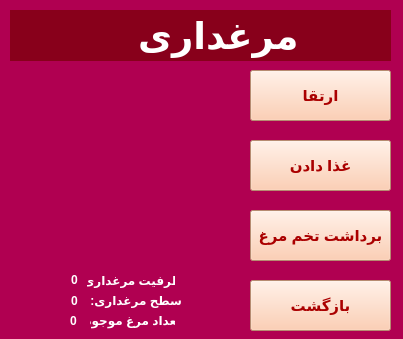
<?xml version="1.0" encoding="UTF-8"?>
<ui version="4.0">
 <class>ChickenHome</class>
 <widget class="QMainWindow" name="ChickenHome">
  <property name="geometry">
   <rect>
    <x>0</x>
    <y>0</y>
    <width>403</width>
    <height>339</height>
   </rect>
  </property>
  <property name="windowTitle">
   <string>مرغداری</string>
  </property>
  <property name="styleSheet">
   <string notr="true">background-color: rgb(176, 0, 81);</string>
  </property>
  <widget class="QWidget" name="centralwidget">
   <widget class="QLabel" name="label">
    <property name="geometry">
     <rect>
      <x>10</x>
      <y>70</y>
      <width>211</width>
      <height>191</height>
     </rect>
    </property>
    <property name="text">
     <string/>
    </property>
    <property name="pixmap">
     <pixmap resource="resource.qrc">:/new/prefix1/Icons/Chicken.jpg</pixmap>
    </property>
    <property name="scaledContents">
     <bool>true</bool>
    </property>
   </widget>
   <widget class="QPushButton" name="upgrade_btn">
    <property name="geometry">
     <rect>
      <x>250</x>
      <y>70</y>
      <width>141</width>
      <height>51</height>
     </rect>
    </property>
    <property name="font">
     <font>
      <pointsize>11</pointsize>
      <weight>75</weight>
      <bold>true</bold>
     </font>
    </property>
    <property name="cursor">
     <cursorShape>PointingHandCursor</cursorShape>
    </property>
    <property name="styleSheet">
     <string notr="true">background-color: rgb(255, 194, 158);
color: rgb(170, 0, 0);</string>
    </property>
    <property name="text">
     <string>ارتقا</string>
    </property>
   </widget>
   <widget class="QPushButton" name="feeding_btn">
    <property name="geometry">
     <rect>
      <x>250</x>
      <y>140</y>
      <width>141</width>
      <height>51</height>
     </rect>
    </property>
    <property name="font">
     <font>
      <pointsize>11</pointsize>
      <weight>75</weight>
      <bold>true</bold>
     </font>
    </property>
    <property name="cursor">
     <cursorShape>PointingHandCursor</cursorShape>
    </property>
    <property name="styleSheet">
     <string notr="true">background-color: rgb(255, 194, 158);
color: rgb(170, 0, 0);</string>
    </property>
    <property name="text">
     <string>غذا دادن</string>
    </property>
   </widget>
   <widget class="QPushButton" name="collect_btn">
    <property name="geometry">
     <rect>
      <x>250</x>
      <y>210</y>
      <width>141</width>
      <height>51</height>
     </rect>
    </property>
    <property name="font">
     <font>
      <pointsize>11</pointsize>
      <weight>75</weight>
      <bold>true</bold>
     </font>
    </property>
    <property name="cursor">
     <cursorShape>PointingHandCursor</cursorShape>
    </property>
    <property name="styleSheet">
     <string notr="true">background-color: rgb(255, 194, 158);
color: rgb(170, 0, 0);</string>
    </property>
    <property name="text">
     <string>برداشت تخم مرغ</string>
    </property>
   </widget>
   <widget class="QPushButton" name="back_btn">
    <property name="geometry">
     <rect>
      <x>250</x>
      <y>280</y>
      <width>141</width>
      <height>51</height>
     </rect>
    </property>
    <property name="font">
     <font>
      <pointsize>11</pointsize>
      <weight>75</weight>
      <bold>true</bold>
     </font>
    </property>
    <property name="cursor">
     <cursorShape>PointingHandCursor</cursorShape>
    </property>
    <property name="styleSheet">
     <string notr="true">background-color: rgb(255, 194, 158);
color: rgb(170, 0, 0);</string>
    </property>
    <property name="text">
     <string>بازگشت</string>
    </property>
   </widget>
   <widget class="QLabel" name="label_2">
    <property name="geometry">
     <rect>
      <x>84</x>
      <y>270</y>
      <width>91</width>
      <height>20</height>
     </rect>
    </property>
    <property name="font">
     <font>
      <weight>75</weight>
      <bold>true</bold>
     </font>
    </property>
    <property name="styleSheet">
     <string notr="true">color: rgb(255, 255, 255);</string>
    </property>
    <property name="text">
     <string>ظرفیت مرغداری: </string>
    </property>
    <property name="alignment">
     <set>Qt::AlignCenter</set>
    </property>
   </widget>
   <widget class="QLabel" name="label_3">
    <property name="geometry">
     <rect>
      <x>84</x>
      <y>290</y>
      <width>101</width>
      <height>20</height>
     </rect>
    </property>
    <property name="font">
     <font>
      <weight>75</weight>
      <bold>true</bold>
     </font>
    </property>
    <property name="styleSheet">
     <string notr="true">color: rgb(255, 255, 255);</string>
    </property>
    <property name="text">
     <string>سطح مرغداری: </string>
    </property>
    <property name="alignment">
     <set>Qt::AlignCenter</set>
    </property>
   </widget>
   <widget class="QLabel" name="label_4">
    <property name="geometry">
     <rect>
      <x>84</x>
      <y>310</y>
      <width>91</width>
      <height>20</height>
     </rect>
    </property>
    <property name="font">
     <font>
      <weight>75</weight>
      <bold>true</bold>
     </font>
    </property>
    <property name="styleSheet">
     <string notr="true">color: rgb(255, 255, 255);</string>
    </property>
    <property name="text">
     <string>تعداد مرغ موجود: </string>
    </property>
    <property name="alignment">
     <set>Qt::AlignCenter</set>
    </property>
   </widget>
   <widget class="QLabel" name="label_5">
    <property name="geometry">
     <rect>
      <x>10</x>
      <y>10</y>
      <width>381</width>
      <height>51</height>
     </rect>
    </property>
    <property name="font">
     <font>
      <pointsize>28</pointsize>
      <weight>75</weight>
      <italic>false</italic>
      <bold>true</bold>
      <underline>false</underline>
      <strikeout>false</strikeout>
      <kerning>true</kerning>
     </font>
    </property>
    <property name="autoFillBackground">
     <bool>false</bool>
    </property>
    <property name="styleSheet">
     <string notr="true">color: rgb(255, 255, 255);
background-color: rgb(136, 0, 27);</string>
    </property>
    <property name="text">
     <string>         مرغداری</string>
    </property>
   </widget>
   <widget class="QLabel" name="capacity_lbl">
    <property name="geometry">
     <rect>
      <x>71</x>
      <y>270</y>
      <width>16</width>
      <height>20</height>
     </rect>
    </property>
    <property name="font">
     <font>
      <weight>75</weight>
      <bold>true</bold>
     </font>
    </property>
    <property name="styleSheet">
     <string notr="true">color: rgb(255, 255, 255);</string>
    </property>
    <property name="text">
     <string>0</string>
    </property>
   </widget>
   <widget class="QLabel" name="level_lbl">
    <property name="geometry">
     <rect>
      <x>71</x>
      <y>290</y>
      <width>16</width>
      <height>21</height>
     </rect>
    </property>
    <property name="font">
     <font>
      <weight>75</weight>
      <bold>true</bold>
     </font>
    </property>
    <property name="styleSheet">
     <string notr="true">color: rgb(255, 255, 255);</string>
    </property>
    <property name="text">
     <string>0</string>
    </property>
   </widget>
   <widget class="QLabel" name="stockanimal_lbl">
    <property name="geometry">
     <rect>
      <x>70</x>
      <y>310</y>
      <width>20</width>
      <height>21</height>
     </rect>
    </property>
    <property name="font">
     <font>
      <weight>75</weight>
      <bold>true</bold>
     </font>
    </property>
    <property name="styleSheet">
     <string notr="true">color: rgb(255, 255, 255);</string>
    </property>
    <property name="text">
     <string>0</string>
    </property>
   </widget>
  </widget>
 </widget>
 <resources>
  <include location="resource.qrc"/>
 </resources>
 <connections/>
</ui>
